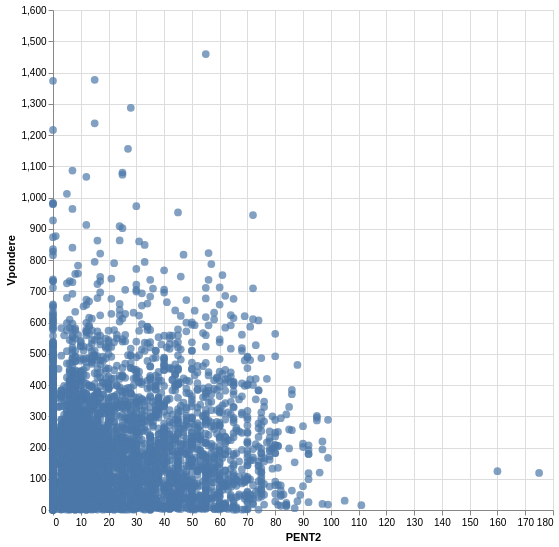

The notebook cell saved with this chart:
### Markdown cell above
##### Question 2

A scatterplot can be a way to visualize correlations between 2 quantitative variables.

### Code cell
altair.Chart(df_eco_2015_V).mark_circle(size=60).encode(
    altair.X('PENT2', type='quantitative'),
    altair.Y('Vpondere', type='quantitative')
).properties(
    width=500,
    height=500
)

### Figure 1 — Vega specification as saved in the notebook (floating-point values rounded to 4 significant figures; data arrays with more than 128 entries replaced by an {"elided": "..."} marker saying what was removed)
{"$schema": "https://vega.github.io/schema/vega/v6.json", "data": [{"name": "source_0", "values": {"elided": "5234 records"}}, {"name": "source_0_x_domain_PENT2", "values": [{"min": 0.0, "max": 175.0}]}, {"name": "source_0_y_domain_Vpondere", "values": [{"min": 0.6594, "max": 1459.0}]}], "marks": [{"type": "symbol", "name": "marks", "from": {"data": "source_0"}, "encode": {"update": {"x": {"field": "PENT2", "scale": "x"}, "shape": {"value": "circle"}, "fill": {"value": "#4c78a8"}, "size": {"value": 60}, "opacity": {"value": 0.7}, "y": {"field": "Vpondere", "scale": "y"}}}, "style": ["circle"]}], "scales": [{"name": "x", "type": "linear", "domain": [{"signal": "(data(\"source_0_x_domain_PENT2\")[0] || {}).min"}, {"signal": "(data(\"source_0_x_domain_PENT2\")[0] || {}).max"}], "range": [0, {"signal": "width"}], "zero": true, "nice": true}, {"name": "y", "type": "linear", "domain": [{"signal": "(data(\"source_0_y_domain_Vpondere\")[0] || {}).min"}, {"signal": "(data(\"source_0_y_domain_Vpondere\")[0] || {}).max"}], "range": [{"signal": "height"}, 0], "zero": true, "nice": true}], "axes": [{"scale": "x", "orient": "bottom", "grid": true, "zindex": 0, "aria": false, "ticks": false, "tickCount": {"signal": "ceil(width/40)"}, "labels": false, "gridScale": "y", "domain": false, "maxExtent": 0, "minExtent": 0}, {"scale": "y", "domain": false, "grid": true, "gridScale": "x", "minExtent": 0, "aria": false, "maxExtent": 0, "ticks": false, "orient": "left", "labels": false, "zindex": 0, "tickCount": {"signal": "ceil(height/40)"}}, {"scale": "x", "labelFlush": true, "labelOverlap": true, "grid": false, "title": "PENT2", "zindex": 0, "orient": "bottom", "tickCount": {"signal": "ceil(width/40)"}}, {"scale": "y", "labelOverlap": true, "title": "Vpondere", "zindex": 0, "tickCount": {"signal": "ceil(height/40)"}, "orient": "left", "grid": false}], "height": 500, "background": "white", "padding": 5, "style": "cell", "width": 500}
